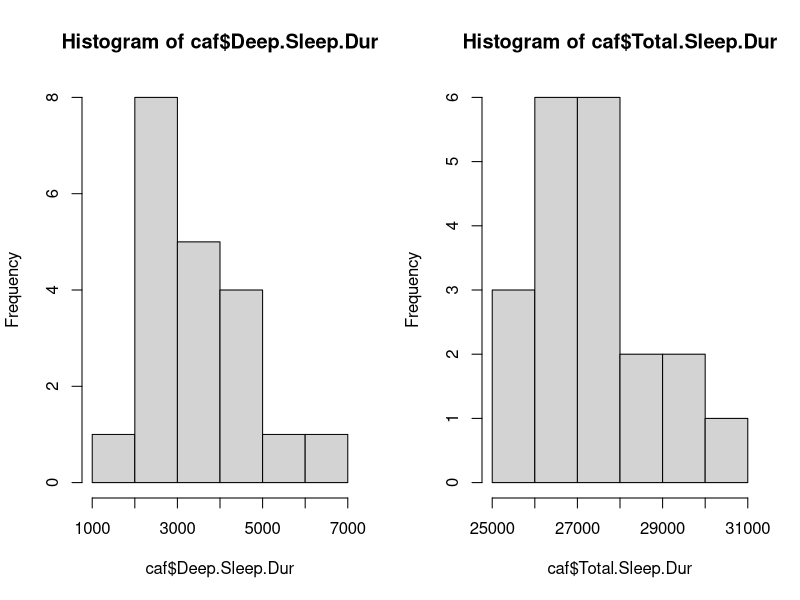
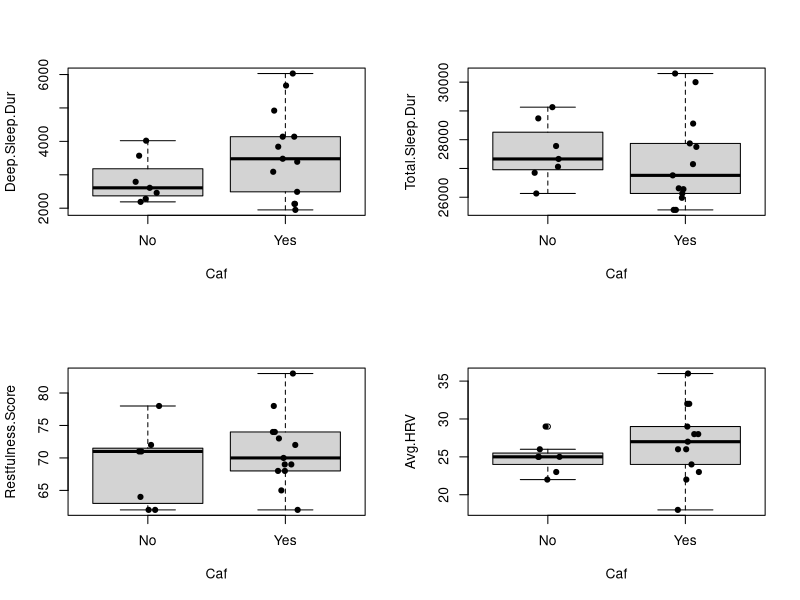

R code for these plots, in order:
## ---- chunk 1
knitr::opts_chunk$set(echo = TRUE)
## ---- chunk 2
caf <- read.csv("oura.csv")
caf$Caf <- as.factor(ifelse(caf$Caffeine == 0, "No", "Yes"))
library(dplyr)
grpDat <- group_by(caf, Caf)
sum.tab <- summarize(grpDat, 
          mean.Deep.Sleep = mean(Deep.Sleep.Dur),
          mean.Total.Sleep = mean(Total.Sleep.Dur),
          meanLoRHR = mean(Lo.RHR),
          mean.AvHRV = mean(Avg.HRV),
          mean.Restless.Sleep = mean(Restless.Sleep))
library(kableExtra)
sum.tab %>%
  kbl() %>%
  kable_paper(full_width = F)   %>% 
  kable_styling(position = "left")


summary(caf$Total.Sleep.Dur/3600)
summary(caf$Deep.Sleep.Dur/3600)
par(mfrow = c(1, 2))
hist(caf$Deep.Sleep.Dur, breaks = 5)
hist(caf$Total.Sleep.Dur)
## ---- chunk 3
par(mfrow = c(2, 2))
boxplot(Deep.Sleep.Dur ~ Caf, data = caf)
stripchart(Deep.Sleep.Dur ~ Caf, data = caf, method = "jitter", vertical = TRUE,
           pch = 19, add = TRUE)

boxplot(Total.Sleep.Dur ~ Caf, data = caf)
stripchart(Total.Sleep.Dur ~ Caf, data = caf, method = "jitter", vertical = TRUE,
           pch = 19, add = TRUE)


boxplot(Restfulness.Score ~ Caf, data = caf)
stripchart(Restfulness.Score ~ Caf, data = caf, method = "jitter", vertical = TRUE,
           pch = 19, add = TRUE)


boxplot(Avg.HRV ~ Caf, data = caf)
stripchart(Avg.HRV ~ Caf, data = caf, method = "jitter", vertical = TRUE,
           pch = 19, add = TRUE)

par(mfrow = c(1, 1))
## ---- chunk 4
caf$DeepSleep.Stat <-as.factor(ifelse(caf$Deep.Sleep.Dur > mean(caf$Deep.Sleep.Dur), "more", "less"))
tab.Deep.Sleep <- table(caf$Caf, caf$DeepSleep.Stat)
names(dimnames(tab.Deep.Sleep)) <- c("Cafeine", "Deep Sleep")

library(knitr)
kable(tab.Deep.Sleep, caption = "Deep Sleep Deviation", format = "html", table.attr = "style='width:30%;'")

## ---- chunk 5
fisher.test(tab.Deep.Sleep)
## ---- chunk 6
caf$TotSleep.Stat <-as.factor(ifelse(caf$Total.Sleep.Dur > mean(caf$Total.Sleep.Dur), "more", "less"))
tab.Tot.Sleep <- table(caf$Caf, caf$TotSleep.Stat)
names(dimnames(tab.Tot.Sleep)) <- c("Cafeine", "Tot Sleep ")

tab.Tot.Sleep %>%
  kbl() %>%
  kable_paper(full_width = F)   %>% 
  kable_styling(position = "left")
## ---- chunk 7
fisher.test(tab.Tot.Sleep)
## ---- chunk 8
caf$Rest.Stat <-as.factor(ifelse(caf$Restfulness.Score > mean(caf$Restfulness.Score), "more", "less"))
tab.Restlessness <- table(caf$Caf, caf$Rest.Stat)
names(dimnames(tab.Restlessness)) <- c("Cafeine", "Restfulness.Score")
tab.Restlessness

tab.Restlessness %>%
  kbl() %>%
  kable_paper(full_width = F)   %>% 
  kable_styling(position = "left")
## ---- chunk 9
fisher.test(tab.Restlessness)
